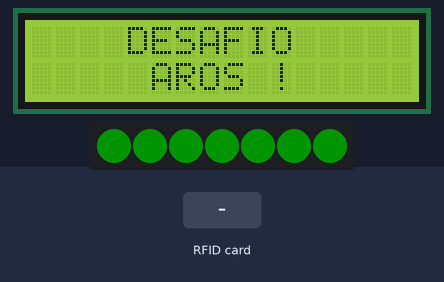
Recording of a sketch running on a simulated ESP32. Shown: 16×2 character LCD, 7 RGB LEDs in strip order, left to right. The test bench sets the inputs (shaded band). Dim RGB values are drawn brighter than linear; what the sketch prints to the serial monitor is not drawn.

Above: at 1.3 s.
1.4 s: RFID card 5E 7A 19 C4 held to the reader
At 2.6 s:
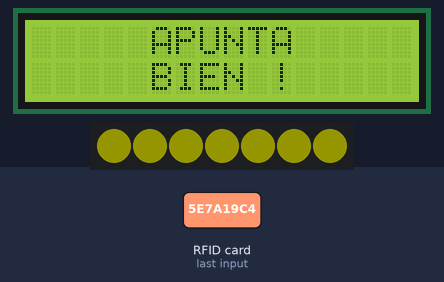
Timing chart, 0 to 4.4 s (numbered marks = the images above; inputs shaded):
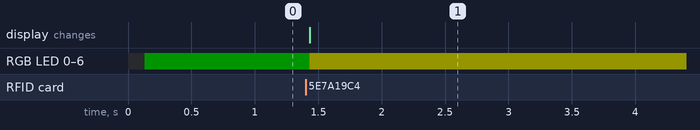

The sketch:

TOTEM.ino
```cpp
#include <SPI.h>
#include <MFRC522.h>
#include <Wire.h>
#include <LiquidCrystal_I2C.h>
#include <Adafruit_NeoPixel.h>


const int BIT_DELAY = 100;  // ms entre bits

// Pines de comunicación con el esclavo
const int DATA_PIN = 25;
const int CLK_PIN = 26;

int estado = 0;
int cuentaPuntos = 0;
long tiempo;

#define PIN 14
#define NUMPIXELS 7
Adafruit_NeoPixel pixels(NUMPIXELS, PIN, NEO_GRB + NEO_KHZ800);

LiquidCrystal_I2C lcd(0x27, 16, 2);  // Dirección I2C del LCD

#define SS_PIN 5
#define RST_PIN 13
MFRC522 rfid(SS_PIN, RST_PIN);  // Lector RFID

MFRC522::MIFARE_Key key;
byte nuidPICC[4];

void setup() {
  Serial.begin(115200);
  Wire.begin(21, 22);


  SPI.begin();
  rfid.PCD_Init();

  lcd.init();
  lcd.backlight();
  lcd.clear();

  pixels.begin();
  setGreen();

  Serial.println("Inicio Totem");

  pinMode(CLK_PIN, OUTPUT);
  pinMode(DATA_PIN, INPUT_PULLUP);
}

void loop() {
  switch (estado) {
    case 0:
      lcd.setCursor(4, 0);
      lcd.print("DESAFIO");
      lcd.setCursor(5, 1);
      lcd.print("AROS !");

      if (rfid.PICC_IsNewCardPresent() && rfid.PICC_ReadCardSerial()) {
        lcd.clear();
        lcd.setCursor(0, 0);
        lcd.print("     APUNTA");
        lcd.setCursor(0, 1);
        lcd.print("     BIEN !");
        setYellow();

        //sendByte(254);  // Iniciar juego
        digitalWrite(CLK_PIN, HIGH);
        Serial.println("Inicio juego");
        tiempo = millis();
        estado = 1;

        rfid.PICC_HaltA();
        rfid.PCD_StopCrypto1();
      }
      break;

    case 1:
      if (millis() - tiempo > 10000) {  // 10 segundos de juego
        digitalWrite(CLK_PIN, LOW);     // Guarda puntaje recibido
        Serial.println("Espera puntos");
        receiveByte();
        Serial.print("Puntaje recibido del esclavo: ");
        Serial.println(cuentaPuntos);

        estado = 2;
      }
      break;

    case 2:
      lcd.clear();
      lcd.setCursor(1, 0);
      lcd.print("Puntos ganados");
      lcd.setCursor(7, 1);
      lcd.print(cuentaPuntos);
      delay(6000);
      /*
      lcd.clear();
      cuentaPuntos = 0;
      estado = 0;
      setGreen();*/
      ESP.restart();
      break;
  }
}

void setGreen() {
  pixels.clear();
  for (int i = 0; i < NUMPIXELS; i++) {
    pixels.setPixelColor(i, pixels.Color(0, 20, 0));
  }
  pixels.show();
}

void setRed() {
  pixels.clear();
  for (int i = 0; i < NUMPIXELS; i++) {
    pixels.setPixelColor(i, pixels.Color(20, 0, 0));
  }
  pixels.show();
}

void setYellow() {
  pixels.clear();
  for (int i = 0; i < NUMPIXELS; i++) {
    pixels.setPixelColor(i, pixels.Color(20, 20, 0));
  }
  pixels.show();
}

void receiveByte() {
  pinMode(CLK_PIN, INPUT);
  pinMode(DATA_PIN, INPUT_PULLUP);

  Serial.println(digitalRead(CLK_PIN));
  while (digitalRead(CLK_PIN) == HIGH) {
    Serial.println(digitalRead(CLK_PIN));
    if (digitalRead(DATA_PIN) == HIGH) {
      delay(1);
      if (digitalRead(DATA_PIN) == LOW) {
        cuentaPuntos += 1;
      }
    }
  }
  Serial.println("Recibido: " + String(cuentaPuntos));
  pinMode(CLK_PIN, OUTPUT);
  digitalWrite(CLK_PIN, LOW);
}
```

Measured:
- after the input at 1.4 s, RGB LED 0–6: RGB(0, 20, 0) → RGB(20, 20, 0) at once; the display: changes at once (image 1)
